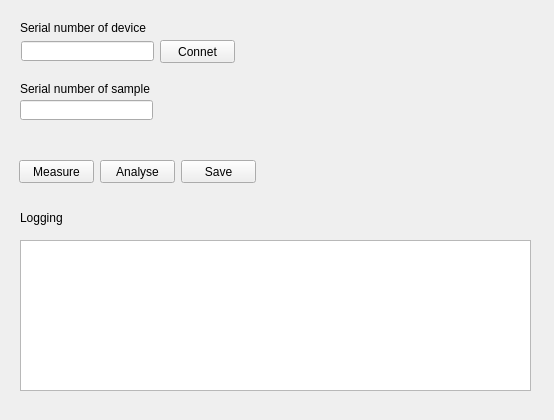
<?xml version="1.0" encoding="UTF-8"?>
<ui version="4.0">
 <class>form</class>
 <widget class="QWidget" name="form">
  <property name="geometry">
   <rect>
    <x>0</x>
    <y>0</y>
    <width>554</width>
    <height>420</height>
   </rect>
  </property>
  <property name="windowTitle">
   <string>Signal Analyzer</string>
  </property>
  <widget class="QPushButton" name="_in_bt_measure">
   <property name="geometry">
    <rect>
     <x>19</x>
     <y>160</y>
     <width>75</width>
     <height>23</height>
    </rect>
   </property>
   <property name="text">
    <string>Measure</string>
   </property>
  </widget>
  <widget class="QPushButton" name="_in_bt_save">
   <property name="geometry">
    <rect>
     <x>181</x>
     <y>160</y>
     <width>75</width>
     <height>23</height>
    </rect>
   </property>
   <property name="text">
    <string>Save</string>
   </property>
  </widget>
  <widget class="QPushButton" name="_in_bt_analyse">
   <property name="geometry">
    <rect>
     <x>100</x>
     <y>160</y>
     <width>75</width>
     <height>23</height>
    </rect>
   </property>
   <property name="text">
    <string>Analyse</string>
   </property>
  </widget>
  <widget class="QLabel" name="label_6">
   <property name="geometry">
    <rect>
     <x>20</x>
     <y>210</y>
     <width>95</width>
     <height>16</height>
    </rect>
   </property>
   <property name="text">
    <string>Logging</string>
   </property>
  </widget>
  <widget class="QLabel" name="label_7">
   <property name="geometry">
    <rect>
     <x>20</x>
     <y>20</y>
     <width>151</width>
     <height>16</height>
    </rect>
   </property>
   <property name="text">
    <string>Serial number of device</string>
   </property>
  </widget>
  <widget class="QLabel" name="label_3">
   <property name="geometry">
    <rect>
     <x>20</x>
     <y>81</y>
     <width>151</width>
     <height>16</height>
    </rect>
   </property>
   <property name="text">
    <string>Serial number of sample</string>
   </property>
  </widget>
  <widget class="QLineEdit" name="_in_le_sample_sn">
   <property name="geometry">
    <rect>
     <x>20</x>
     <y>100</y>
     <width>133</width>
     <height>20</height>
    </rect>
   </property>
  </widget>
  <widget class="QPlainTextEdit" name="_in_pte_log">
   <property name="geometry">
    <rect>
     <x>20</x>
     <y>240</y>
     <width>511</width>
     <height>151</height>
    </rect>
   </property>
  </widget>
  <widget class="QLineEdit" name="_in_le_device_sn">
   <property name="geometry">
    <rect>
     <x>21</x>
     <y>41</y>
     <width>133</width>
     <height>20</height>
    </rect>
   </property>
  </widget>
  <widget class="QPushButton" name="_in_bt_connect">
   <property name="geometry">
    <rect>
     <x>160</x>
     <y>40</y>
     <width>75</width>
     <height>23</height>
    </rect>
   </property>
   <property name="text">
    <string>Connet</string>
   </property>
  </widget>
 </widget>
 <resources/>
 <connections/>
</ui>
